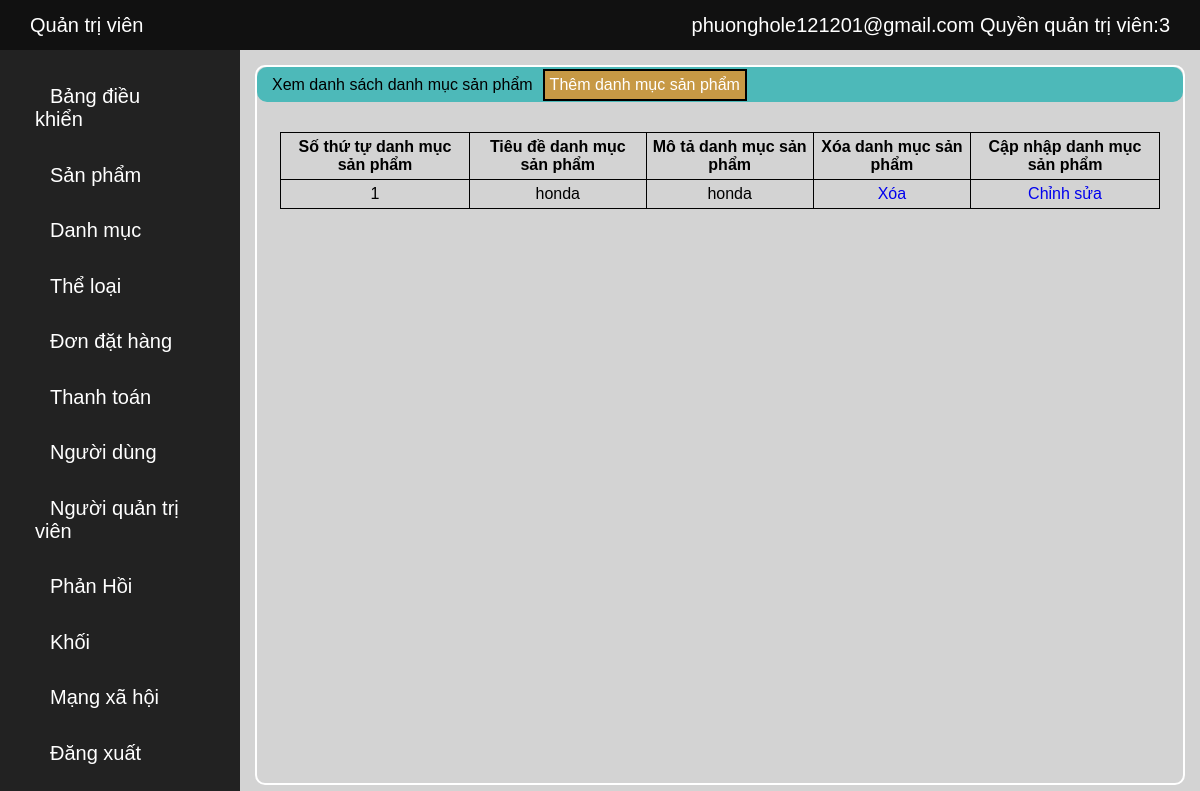
Page /admin_cate_view.php (signed in) on the committed database.
### tables this page shows
CREATE TABLE `ad` (
  `ad_id` int NOT NULL,
  `ad_email` text NOT NULL,
  `ad_pass` text NOT NULL,
  `permission` int NOT NULL
);

CREATE TABLE `categories` (
  `cat_id` int NOT NULL,
  `cat_title` text NOT NULL,
  `cat_desc` text NOT NULL
);

### admin_cate_view.php (the view)
<?php
include('admin_header.php');
include('admin_sidebar.php');
?>
<div class="container">
    <div class="title">
        Xem danh sách danh mục sản phẩm
        <a href="admin_cate_add.php">Thêm danh mục sản phẩm</a>
    </div>
    <table>
        <tr>
            <th>Số thứ tự danh mục sản phẩm</th>
            <th>Tiêu đề danh mục sản phẩm</th>
            <th>Mô tả danh mục sản phẩm</th>
            <th>Xóa danh mục sản phẩm</th>
            <th>Cập nhập danh mục sản phẩm</th>
        </tr>
        <?php
        $i = 0;
        $sql = "SELECT * FROM `categories`";
        $res = mysqli_query($con, $sql);
        while ($row = mysqli_fetch_array($res)) {
            $cat_id = $row['cat_id'];
            $cat_title = $row['cat_title'];
            $cat_desc = $row['cat_desc'];
            $i++;
            echo "
                <tr>
               <td>$i</td>
               <td>$cat_title</td>
               <td>
                   $cat_desc
               </td>
               <td>
                   <a href='admin_cate_delete.php?cat_id=$cat_id'>Xóa</a>
               </td>
               <td>
                   <a href='admin_cate_update.php?cat_id=$cat_id'>Chỉnh sửa</a>
               </td>
               </tr>
               ";
        }
        ?>
    </table>
</div>
<?php
include('admin_footer.php');
?>

### admin_header.php (shortened to what this page needs)
<?php
include('db.php');
?>
<!DOCTYPE html>
<html lang="en">
<head>
    <link rel="stylesheet" href="css/admin_style.css" />
    <link rel="stylesheet" href="https://cdnjs.cloudflare.com/ajax/libs/font-awesome/4.7.0/css/font-awesome.min.css" />
</head>
<body>
    <div class="header">
        <div class="header__logo">Quản trị viên </div>
        <div class="header__user">
            <?php
            echo $_SESSION['ad_email'];
            if (isset($_SESSION['ad_email'])) {
                $ad_email=$_SESSION['ad_email'];
                $sql = "SELECT * from `ad` where ad_email='$ad_email'";
                $res = mysqli_query($con, $sql);
                $row = mysqli_fetch_array($res);
                $permission= $row['permission'];
                echo " Quyền quản trị viên:".$permission;
            }
            ?>
        </div>
    </div>

### css/admin_style.css (style rules this page uses)
* { padding: 0; margin: 0; box-sizing: border-box; }
body { display: flex; overflow-x: hidden; font-family: Arial, sans-serif; background-color: lightgray; display: flex; flex-wrap: wrap; }
a { text-decoration: none; }
.container { flex: 10; display: flex; align-items: center; flex-wrap: wrap; border-radius: 10px; border: 2px solid white; flex-direction: column; margin: 15px; min-height: 80vh; }
.container .title { width: 100%; background-color: rgb(77, 185, 185); height: 35px; display: flex; align-items: center; padding-left: 15px; border-radius: 10px; }
.header { display: flex; position: sticky; top: 0; width: 100%; background-color: #111111; align-items: center; color: white; padding: 0 30px; height: 50px; font-size: 20px; justify-content: space-between; }
.container table { margin-top:30px; border-collapse: collapse; width:95%; }
.container td, .container th { text-align: center; border:1px solid black; padding: 5px; }
.container .title a { border: 2px solid black; padding: 5px; margin:0 10px; background-color:rgb(199, 153, 69); color:white; }

### rows in the picture
ad: permission "3"
categories: cat_title "honda", cat_desc "honda"

### other values in the picture
$_SESSION['ad_email'] "phuonghole121201@gmail.com"
